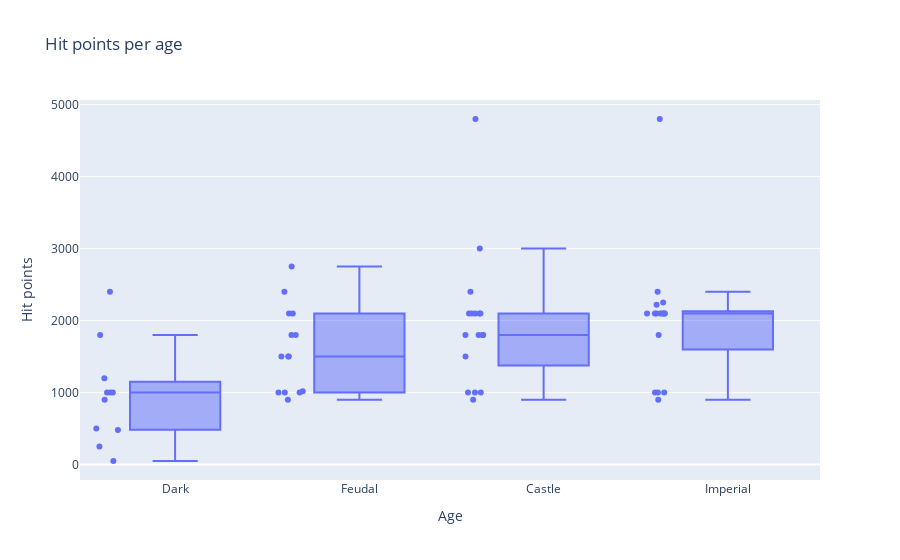

This figure's notebook cell:
### Code cell
px.box(data_frame=flattened_stru,y='hit_points',x='age',points='all',hover_name='name',
            title='Hit points per age',labels={"age":"Age","hit_points":"Hit points"})

### Figure 1 — Plotly figure (JSON) as saved in the notebook; plotly's stock layout.template omitted (floating-point values rounded to 4 significant figures)
{"data": [{"alignmentgroup": "True", "boxpoints": "all", "hovertemplate": "<b>%{hovertext}</b><br><br>Age=%{x}<br>Hit points=%{y}<extra></extra>", "hovertext": ["Barracks", "Dock", "Farm", "Fish Trap", "House", "Lumber Camp", "Mill", "Mining Camp", "Town Center", "Archery Range", "Barracks", "Blacksmith", "Dock", "House", "Lumber Camp", "Market", "Mill", "Mining Camp", "Stable", "Town Center", "Archery Range", "Barracks", "Blacksmith", "Castle", "Dock", "House", "Lumber Camp", "Market", "Mill", "Mining Camp", "Monastery", "Siege Workshop", "Stable", "Town Center", "University", "Archery Range", "Barracks", "Blacksmith", "Dock", "House", "Lumber Camp", "Market", "Mill", "Mining Camp", "Monastery", "Siege Workshop", "Stable", "Town Center", "University", "Wonder", "Outpost", "Palisade Wall", "Gate", "Stone Wall", "Watch Tower", "Fortified Wall", "Guard Tower", "Bombard Tower", "Keep"], "legendgroup": "", "marker": {"color": "#636efa"}, "name": "", "notched": false, "offsetgroup": "", "orientation": "v", "showlegend": false, "type": "box", "x": ["Dark", "Dark", "Dark", "Dark", "Dark", "Dark", "Dark", "Dark", "Dark", "Feudal", "Feudal", "Feudal", "Feudal", "Feudal", "Feudal", "Feudal", "Feudal", "Feudal", "Feudal", "Feudal", "Castle", "Castle", "Castle", "Castle", "Castle", "Castle", "Castle", "Castle", "Castle", "Castle", "Castle", "Castle", "Castle", "Castle", "Castle", "Imperial", "Imperial", "Imperial", "Imperial", "Imperial", "Imperial", "Imperial", "Imperial", "Imperial", "Imperial", "Imperial", "Imperial", "Imperial", "Imperial", "Imperial", "Dark", "Dark", "Feudal", "Feudal", "Feudal", "Castle", "Castle", "Imperial", "Imperial"], "x0": " ", "xaxis": "x", "y": [1200, 1800, 480, 50, 900, 1000, 1000, 1000, 2400, 1500, 1500, 2100, 1800, 900, 1000, 2100, 1000, 1000, 1500, 2400, 1800, 1800, 2100, 4800, 1800, 900, 1000, 2100, 1000, 1000, 2100, 2100, 1800, 2400, 2100, 2100, 2100, 2100, 1800, 900, 1000, 2100, 1000, 1000, 2100, 2100, 2100, 2400, 2100, 4800, 500, 250, 2750, 1800, 1020, 3000, 1500, 2220, 2250], "y0": " ", "yaxis": "y"}], "layout": {"boxmode": "group", "legend": {"tracegroupgap": 0}, "title": {"text": "Hit points per age"}, "xaxis": {"anchor": "y", "domain": [0, 1], "title": {"text": "Age"}}, "yaxis": {"anchor": "x", "domain": [0, 1], "title": {"text": "Hit points"}}}}
